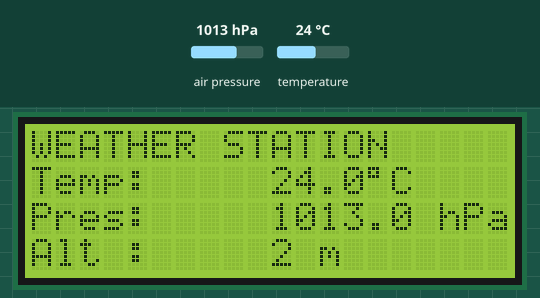
The sketch below on a simulated Arduino Uno, built with avr-gcc and run on an emulated ATmega328P. Shown: 20×4 character LCD. Inputs (shaded band) come from the test bench; at power-on: air pressure 1013 hPa, temperature 24 °C.

Above: at 1.2 s.
1.3 s: air pressure set to 952 hPa
At 3.1 s:
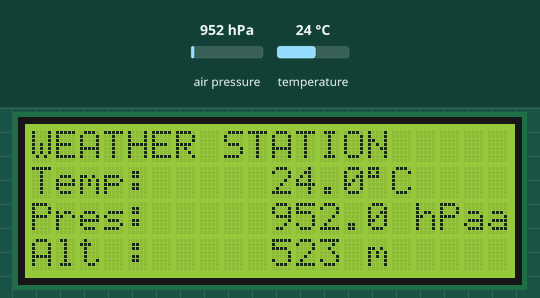
3.6 s: temperature set to 12 °C
At 5.4 s:
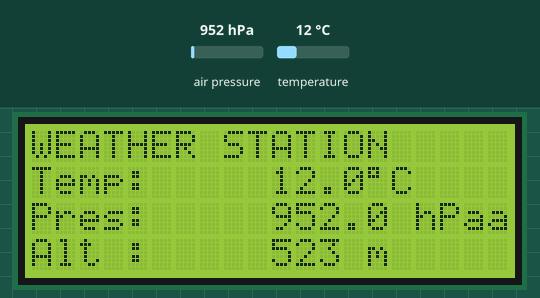
5.9 s: air pressure set to 975 hPa
At 7.7 s:
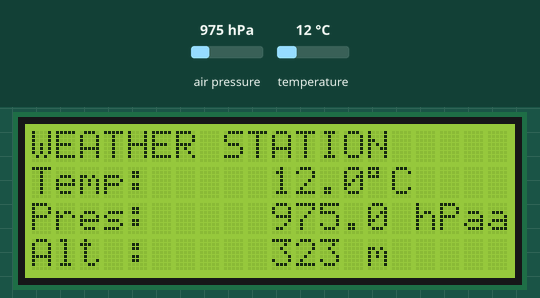
8.2 s: temperature set to 19 °C
Timing chart, 0 to 11.2 s (numbered marks = the images above; inputs shaded):
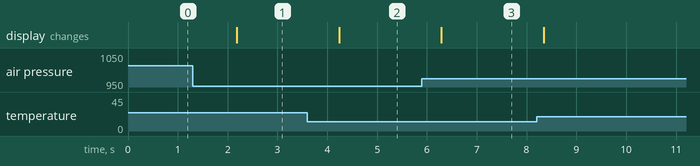

Measured:
- after the input at 1.3 s, the display: changes after 0.88 s (image 1)
- after the input at 3.6 s, the display: changes after 0.64 s (image 2)
- after the input at 5.9 s, the display: changes after 0.39 s (image 3)

The sketch:

miniweatherstation.ino
```cpp
#include <Wire.h>
#include <LiquidCrystal_I2C.h> // Library for I2C LCD
#include <Adafruit_BMP280.h>

// Set the LCD address to 0x27 for a 20 chars and 4 line display
// If 0x27 doesn't work, try 0x3F
LiquidCrystal_I2C lcd(0x27, 20, 4);
Adafruit_BMP280 bmp;

void setup() {
  Serial.begin(9600);

  // Initialize LCD
  lcd.init();
  lcd.backlight();

  // Initialize BMP280
  if (!bmp.begin(0x76)) {
    lcd.setCursor(0,0);
    lcd.print("Sensor Error!");
    while (1);
  }

  lcd.setCursor(0, 0);
  lcd.print("WEATHER STATION");
}

void loop() {
  // Read all possible data points
  float temp = bmp.readTemperature();
  float pressure = bmp.readPressure() / 100.0F; // Convert Pa to hPa
  float altitude = bmp.readAltitude(1013.25);  // Adjusted for standard sea level

  // Line 1: Temperature
  lcd.setCursor(0, 1);
  lcd.print("Temp:     ");
  lcd.print(temp, 1);
  lcd.print((char)223); // Degree symbol
  lcd.print("C");

  // Line 2: Pressure
  lcd.setCursor(0, 2);
  lcd.print("Pres:     ");
  lcd.print(pressure, 1);
  lcd.print(" hPa");

  // Line 3: Altitude
  lcd.setCursor(0, 3);
  lcd.print("Alt :     ");
  lcd.print(altitude, 0);
  lcd.print(" m");

  delay(2000);
}
```
